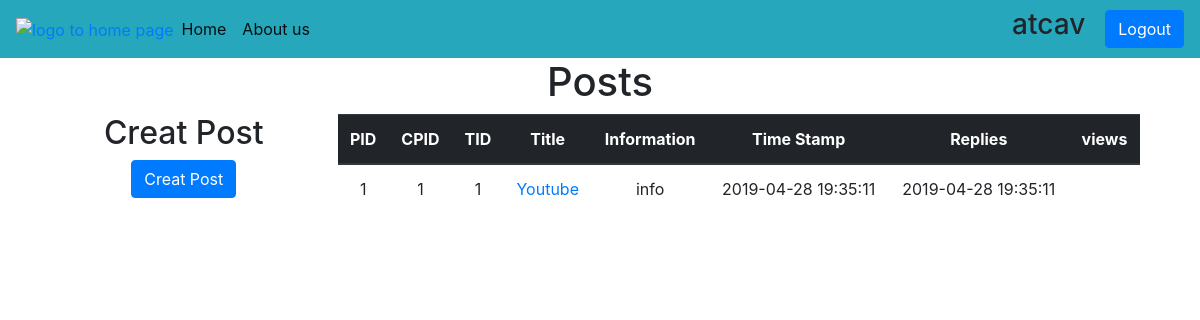
The page /posts.pro.php?TID=1 (signed in) on the database as committed earlier.
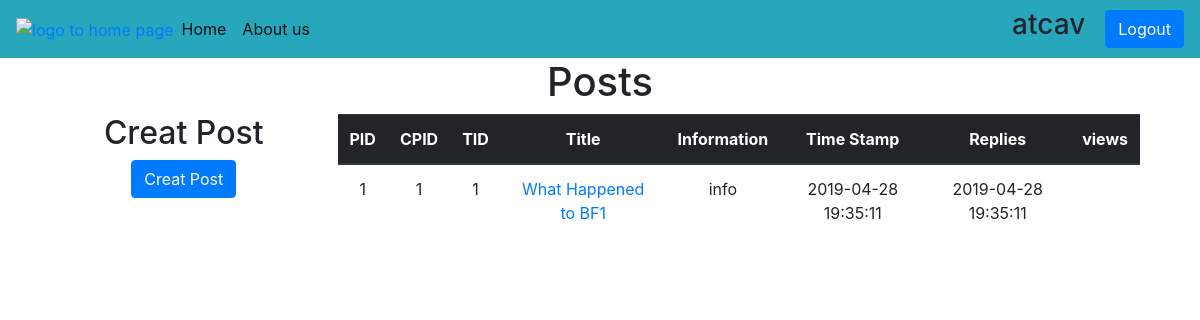
The same page on the database as committed later.
### tables this page shows
CREATE TABLE post (
  PID                 INT(11)       NOT NULL AUTO_INCREMENT,
  CPID                INT(11)       NOT NULL,
  TID									INT(11)				NOT NULL,
  title               VARCHAR(500)  NOT NULL,
  info  							TEXT(3000)		NOT NULL,
  created							TIMESTAMP			NOT NULL,
  replies             INT(11)       NULL,
  views               INT(11)       NULL,
  PRIMARY KEY (PID),
  FOREIGN KEY (CPID) 	REFERENCES clientProfile(CPID),
  FOREIGN KEY (TID) 	REFERENCES thread(TID)
);

### mydb/databaseManager/meekrodb.2.3.class.php (called while the page is built, shortened)
<?php
class DB {
  protected static $mdb = null;
  public static function getMDB() {
    $mdb = DB::$mdb;
    if ($mdb === null) {
      $mdb = DB::$mdb = new MeekroDB();
    }
    return $mdb;
  }
  public static function query() { $args = func_get_args(); return call_user_func_array(array(DB::getMDB(), 'query'), $args); }
}
class MeekroDB {
  public $encoding = 'latin1';
  public $connect_options = array(MYSQLI_OPT_CONNECT_TIMEOUT => 30);
  public $internal_mysql = null;
  public function __construct($host=null, $user=null, $password=null, $dbName=null, $port=null, $encoding=null) {
    if ($encoding === null) $encoding = DB::$encoding;
    $this->encoding = $encoding;
  }
  public function get() {
    $mysql = $this->internal_mysql;
    if (!($mysql instanceof MySQLi)) {
      $mysql = new mysqli();
      foreach ($this->connect_options as $key => $value) {
        $mysql->options($key, $value);
      }
      $mysql->set_charset($this->encoding);
      $this->internal_mysql = $mysql;
    }
    return $mysql;
  }
  protected function preparseQueryParams() {
    $args = func_get_args();
    $sql = trim(strval(array_shift($args)));
    $args_all = $args;
    if (count($args_all) == 0) return array($sql);
    $chunkyQuery = array();
    return $chunkyQuery;
  }
  protected function parseQueryParams() {
    $args = func_get_args();
    $chunkyQuery = call_user_func_array(array($this, 'preparseQueryParams'), $args);
    $query = '';
    foreach ($chunkyQuery as $chunk) {
      if (is_string($chunk)) {
        $query .= $chunk;
        continue;
      }
      $result = '';
      $query .= $result;
    }
    return $query;
  }
  protected function prependCall($function, $args, $prepend) { array_unshift($args, $prepend); return call_user_func_array($function, $args); }
  public function query() { $args = func_get_args(); return $this->prependCall(array($this, 'queryHelper'), $args, 'assoc'); }
  protected function queryHelper() {
    $args = func_get_args();
    $type = array_shift($args);
    $db = $this->get();
    $is_buffered = true;
    $row_type = 'assoc';
    $full_names = false;
    $sql = call_user_func_array(array($this, 'parseQueryParams'), $args);
    $result = $db->query($sql, $is_buffered ? MYSQLI_STORE_RESULT : MYSQLI_USE_RESULT);
    $return = array();
    while ($row = ($row_type == 'assoc' ? $result->fetch_assoc() : $result->fetch_row())) {
      $return[] = $row;
    }
    return $return;
  }
}
?>

### posts.pro.php (the view, shortened to what this page needs)
<?php
if (array_key_exists("user", $_SESSION) & isset($_GET['TID'])) {
  require_once("./mydb/databaseManager/meekrodb.2.3.class.php");
  include("./layouts/header.php");
  $TID = $_GET['TID'];
  ?>
  <h1 class="text-center">Posts</h1>
  <section class="container">
    <div class="row">
      <div class="col-sm-3 text-center">
        <div class="container">
          <h2>Creat Post</h2>
          <button type="button" class="btn btn-primary" data-toggle="modal" data-target="#myModal">
            Creat Post
          </button>
        </div>
      </div>
      <div class="col-sm-9 text-center">
        <table class="table">
          <thead class="thead-dark">
          <th>PID</th>
          <th>CPID</th>
          <th>TID</th>
          <th>Title</th>
          <th>Information</th>
          <th>Time Stamp</th>
          <th>Replies</th>
          <th>views</th>
          </thead>
          <?php
            $results = DB::query("SELECT * FROM post WHERE TID = ".$TID);
            foreach ($results as $row) {
              ?>
              <tbody>
              <tr>
                <td><?php echo $row['PID'];?></td>
                <td><?php echo $row['CPID'];?></td>
                <td><?php echo $row['TID'];?></td>
                <td><a href="post.pro.php?TID=<?php echo $row['TID'];?>&PID=<?php echo $row['PID'] ?>"><?php echo $row['title'];?></a></td>
                <td><?php echo $row['info'];?></td>
                <td><?php echo $row['created'];?></td>
                <td><?php echo $row['created'];?></td>
                <td><?php echo $row['views'];?></td>
              </tr>
              </tbody>
              <?php
            }?>
        </table>
      </div>
    </div>
  </section>
  <?php
  include("./layouts/footer.php");
}else{
  header('location: index.php?pageaccess=forbidden');
  exit;
}
?>

Rows that differ between the two databases and show on the page:
changed post "info": title "Youtube" → "What Happened to BF1"
